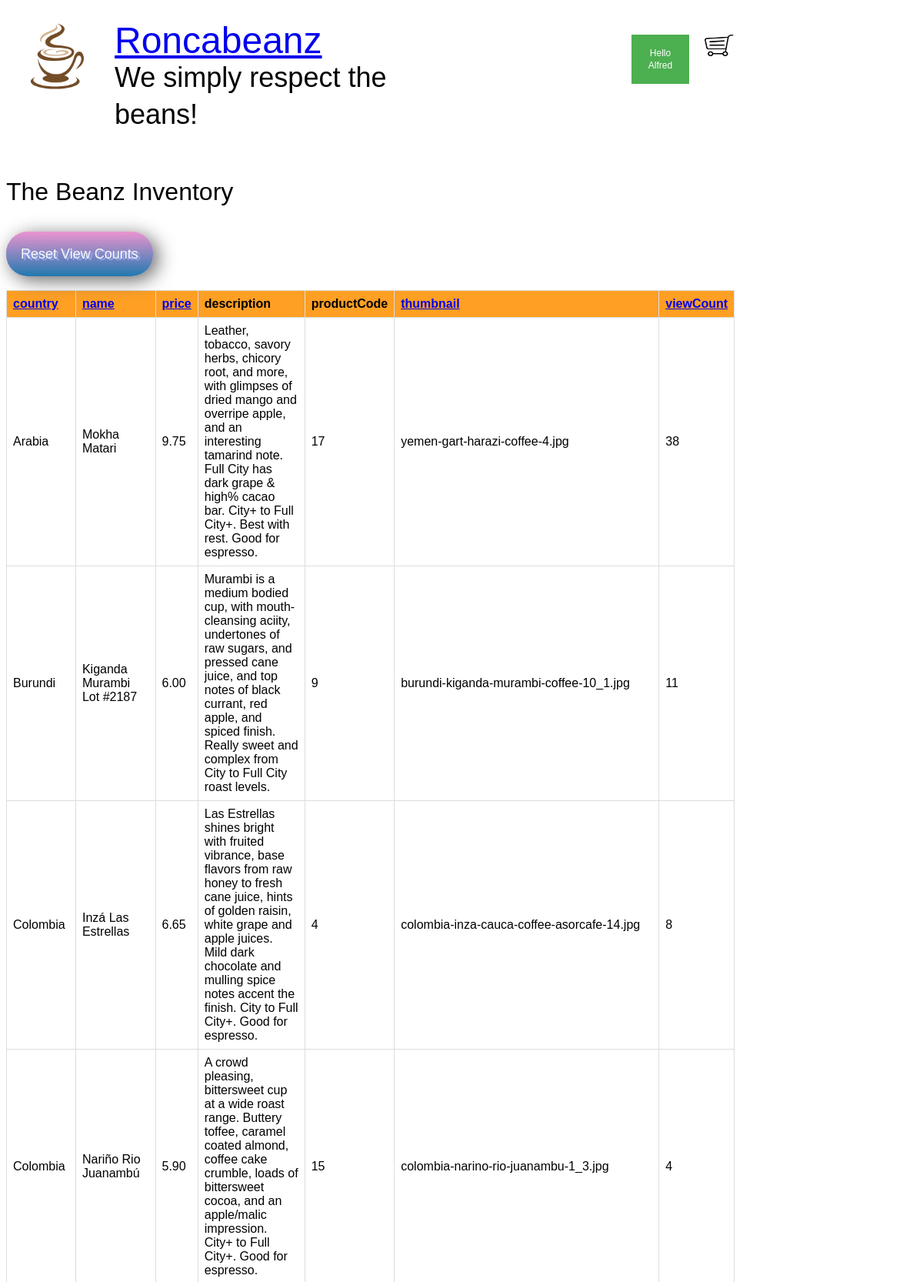
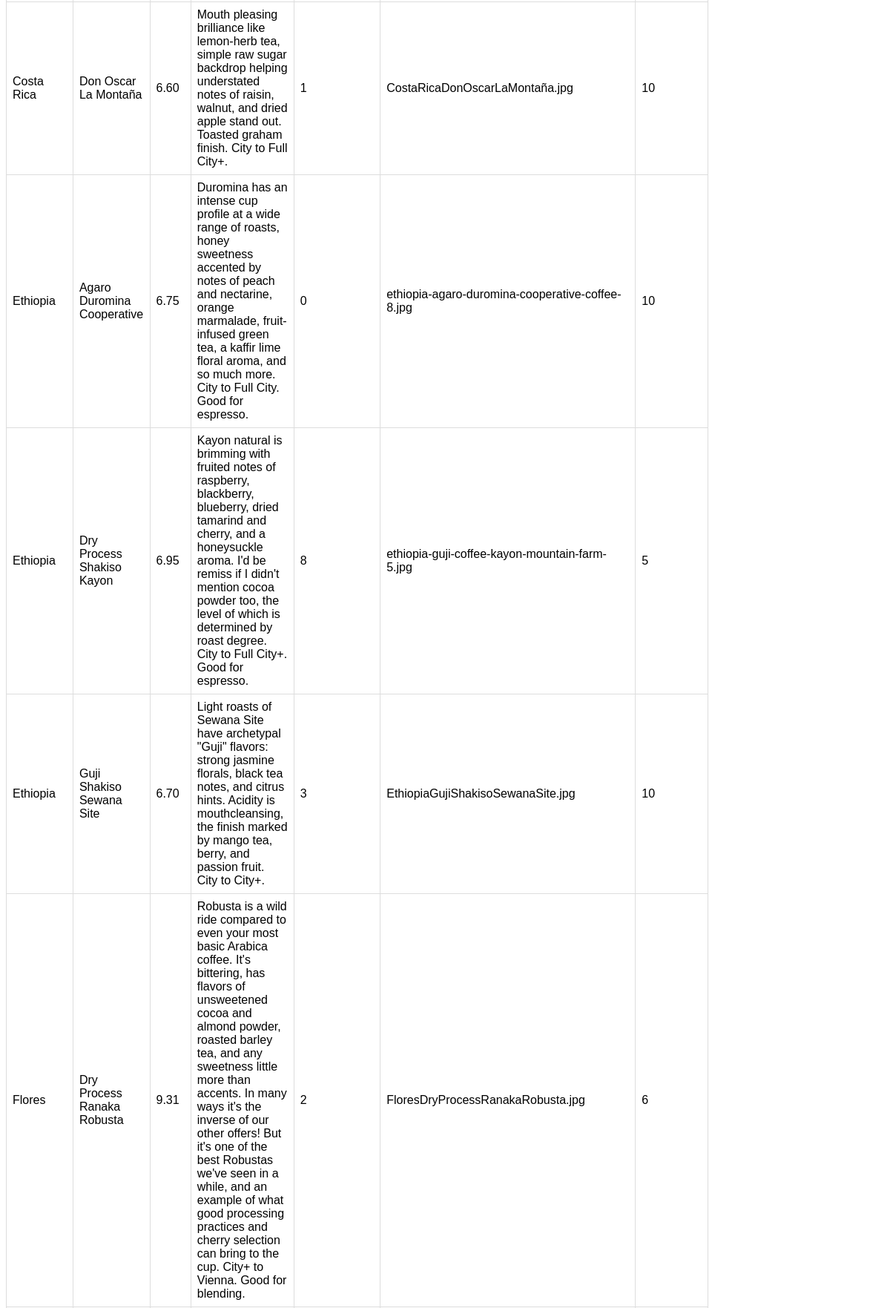
The page /ManageProducts.php (signed in, upper part) on the database its author committed (2 pictures, top to bottom).
### tables this page shows
CREATE TABLE `Coffee` (
  `productCode` int(11) NOT NULL,
  `name` varchar(64) NOT NULL,
  `country` varchar(32) NOT NULL,
  `price` decimal(13,2) NOT NULL,
  `description` text NOT NULL,
  `viewCount` int(11) NOT NULL DEFAULT 0,
  `thumbnail` varchar(120) DEFAULT NULL
);

### lib/DBHelper.php (called while the page is built, shortened)
<?php
class DBHelper
{
    private  $mySqliCon = null;
    public function __construct()
    {
        $conn = new mysqli(DB_HOST, DB_USER, DB_PASS, DB_NAME) or die("Connect failed: %s\n" . $conn->error);
        $this->mySqliCon = $conn;
    }
    public function close()
    {
        if($this->mySqliCon != null)
        {
            $this->mySqliCon = null;
        }
    }
    function query($query)
    {
        $result = $this->mySqliCon->query($query);
        return$result;
    }
}

### ManageProducts.php (the view, shortened to what this page needs)
<?php
include 'lib/DBHelper.php';
$dbh = new DBHelper();
?>
<html>
 <head>
	<link rel="stylesheet" href="css/roncabeanz_style.css" type="text/css" />
     <link href="css/Header.css" rel="stylesheet" type="text/css">
 </head>
 <body>
 <div class="container">
    <?php include 'Header.php'; ?>
  </div>
 <div class="row"></div>
 <h1>The Beanz Inventory</h1>
<?php
$query = "SELECT country, name, price, description, productCode, thumbnail, viewCount FROM `Coffee` ORDER BY country, name ASC";
$result = $dbh->query($query);
$num_fields = mysqli_num_fields($result);
$fields = mysqli_fetch_fields($result);
?>
<div>
    <br><br>
    <a href="ResetViewCount.php" class="btn">Reset View Counts</a>
</div>
<div><br><br></div>
<table id="ProductTable">
    <tr>
        <?php for ($i = 0; $i < $num_fields; $i++){ ?>
            <th>
                <?php
                    if($i < 3 || $i > 4){
                        echo '<a href="#" onClick="sortTable(', $i, ')">', $fields[$i]->name, '</a>';
                    }
                    else {
                        echo $fields[$i]->name;
                    }
                ?>
            </th>
        <?php } ?>
    </tr>
    <?php while ($row = mysqli_fetch_array($result)) {?>
        <tr>
             <?php for ($i = 0; $i < $num_fields; $i++){?>
                <td onclick="location.href='ShowCoffee.php?productCode=<?php echo $row["productCode"];?>'">
                    <?php
                        echo $row[$fields[$i]->name];
                        ?>
                </td>
            <?php } ?>
        </tr>
    <?php } ?>
</table>
</body>
</html>

### css/roncabeanz_style.css (style rules this page uses)
h1, h2, h3, h4 { color: black; font-weight: normal; line-height: 1.1em; margin: 0 0 .5em 0; }
table, th, td { border: 1px solid black; }
th { background: #ff9f23; }
td { background: white; }
.btn { background: #eb94d0; background-image: -webkit-linear-gradient(top, #eb94d0, #2079b0); background-image: -moz-linear-gradient(top, #eb94d0, #2079b0); background-image: -ms-linear-gradient(top, #eb94d0, #2079b0); background-image: -o-linear-gradient(top, #eb94d0, #2079b0); background-image: linear-gradient(to bottom, #eb94d0, #2079b0); -webkit-border-radius: 28px; -moz-border-radius: 28px; border-radius: 28px; text-shadow: 3px 2px 1px #9daef5; -webkit-box-shadow: 6px 5px 24px #666666; -moz-box-shadow: 6px 5px 24px #666666; box-shadow: 6px 5px 24px #666666; font-family: Arial; color: #fafafa; font-size: 18px; padding: 19px; text-decoration: none; }

### css/Header.css (style rules this page uses)
body { font-family: Arial, Helvetica, sans-serif; }
* { box-sizing: border-box; }
.row:after { content: ""; display: table; clear: both; height: 10%; }
.container { zoom: 1; }
.container:before, .container:after { content: ""; display: table; }
.container:after { clear: both; }
.container { padding: 16px; }

### ManageProducts.php (style rules this page uses)
table { font-family: arial, sans-serif; border-collapse: collapse; width: 80%; }
td, th { border: 1px solid #dddddd; text-align: left; padding: 8px; }
tr:nth-child(even) { background-color: #dddddd; }

### rows shown on the page
coffee: country "Arabia", name "Mokha Matari", price "9.75", description "Leather, tobacco, savory herbs, chicory root, and more, with glimpses of dried mango and overripe apple, and an interesting tamarind note. Full City has dark grape & high% cacao bar. City+ to Full City+. Best with rest. Good for espresso.", productCode "17", thumbnail "yemen-gart-harazi-coffee-4.jpg", viewCount "38"
coffee: country "Burundi", name "Kiganda Murambi Lot #2187", price "6.00", description "Murambi is a medium bodied cup, with mouth-cleansing aciity, undertones of raw sugars, and pressed cane juice, and top notes of black currant, red apple, and spiced finish. Really sweet and complex from City to Full City roast levels.", productCode "9", thumbnail "burundi-kiganda-murambi-coffee-10_1.jpg", viewCount "11"
coffee: country "Colombia", name "Inzá Las Estrellas", price "6.65", description "Las Estrellas shines bright with fruited vibrance, base flavors from raw honey to fresh cane juice, hints of golden raisin, white grape and apple juices. Mild dark chocolate and mulling spice notes accent the finish. City to Full City+. Good for espresso.", productCode "4", thumbnail "colombia-inza-cauca-coffee-asorcafe-14.jpg", viewCount "8"
coffee: country "Colombia", name "Nariño Rio Juanambú", price "5.90", description "A crowd pleasing, bittersweet cup at a wide roast range. Buttery toffee, caramel coated almond, coffee cake crumble, loads of bittersweet cocoa, and an apple/malic impression. City+ to Full City+. Good for espresso.", productCode "15", thumbnail "colombia-narino-rio-juanambu-1_3.jpg", viewCount "4"
coffee: country "Costa Rica", name "Don Oscar La Montaña", price "6.60", description "Mouth pleasing brilliance like lemon-herb tea, simple raw sugar backdrop helping understated notes of raisin, walnut, and dried apple stand out. Toasted graham finish. City to Full City+.", productCode "1", thumbnail "CostaRicaDonOscarLaMontaña.jpg", viewCount "10"
coffee: country "Ethiopia", name "Agaro Duromina Cooperative", price "6.75", description "Duromina has an intense cup profile at a wide range of roasts, honey sweetness accented by notes of peach and nectarine, orange marmalade, fruit-infused green tea, a kaffir lime floral aroma, and so much more. City to Full City. Good for espresso.", productCode "0", thumbnail "ethiopia-agaro-duromina-cooperative-coffee-8.jpg", viewCount "10"
coffee: country "Ethiopia", name "Dry Process Shakiso Kayon", price "6.95", description "Kayon natural is brimming with fruited notes of raspberry, blackberry, blueberry, dried tamarind and cherry, and a honeysuckle aroma. I'd be remiss if I didn't mention cocoa powder too, the level of which is determined by roast degree. City to Full City+. Good for espresso.", productCode "8", thumbnail "ethiopia-guji-coffee-kayon-mountain-farm-5.jpg", viewCount "5"
coffee: country "Ethiopia", name "Guji Shakiso Sewana Site", price "6.70", description "Light roasts of Sewana Site have archetypal \"Guji\" flavors: strong jasmine florals, black tea notes, and citrus hints. Acidity is mouthcleansing, the finish marked by mango tea, berry, and passion fruit. City to City+.", productCode "3", thumbnail "EthiopiaGujiShakisoSewanaSite.jpg", viewCount "10"
coffee: country "Flores", name "Dry Process Ranaka Robusta", price "9.31", description "Robusta is a wild ride compared to even your most basic Arabica coffee. It's bittering, has flavors of unsweetened cocoa and almond powder, roasted barley tea, and any sweetness little more than accents. In many ways it's the inverse of our other offers! But it's one of the best Robustas we've seen in a while, and an example of what good processing practices and cherry selection can bring to the cup. City+ to Vienna. Good for blending.", productCode "2", thumbnail "FloresDryProcessRanakaRobusta.jpg", viewCount "6"

### other values the page prints
$userName "Alfred"
$fields[$i]->name "country"
$fields[$i]->name "name"
$fields[$i]->name "price"
$fields[$i]->name "description"
$fields[$i]->name "productCode"
$fields[$i]->name "thumbnail"
$fields[$i]->name "viewCount"
